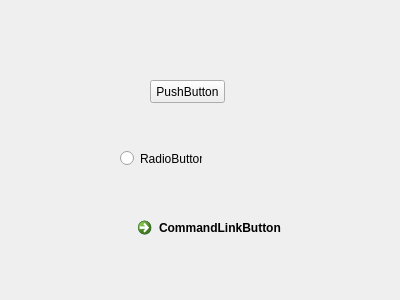
<?xml version="1.0" encoding="UTF-8"?>
<ui version="4.0">
 <class>Form2</class>
 <widget class="QWidget" name="Form2">
  <property name="geometry">
   <rect>
    <x>0</x>
    <y>0</y>
    <width>400</width>
    <height>300</height>
   </rect>
  </property>
  <property name="windowTitle">
   <string>Form</string>
  </property>
  <widget class="QRadioButton" name="radioButton">
   <property name="geometry">
    <rect>
     <x>120</x>
     <y>150</y>
     <width>82</width>
     <height>17</height>
    </rect>
   </property>
   <property name="text">
    <string>RadioButton</string>
   </property>
  </widget>
  <widget class="QCommandLinkButton" name="commandLinkButton">
   <property name="geometry">
    <rect>
     <x>130</x>
     <y>210</y>
     <width>172</width>
     <height>41</height>
    </rect>
   </property>
   <property name="text">
    <string>CommandLinkButton</string>
   </property>
  </widget>
  <widget class="QPushButton" name="pushButton">
   <property name="geometry">
    <rect>
     <x>150</x>
     <y>80</y>
     <width>75</width>
     <height>23</height>
    </rect>
   </property>
   <property name="text">
    <string>PushButton</string>
   </property>
  </widget>
 </widget>
 <resources/>
 <connections/>
</ui>
